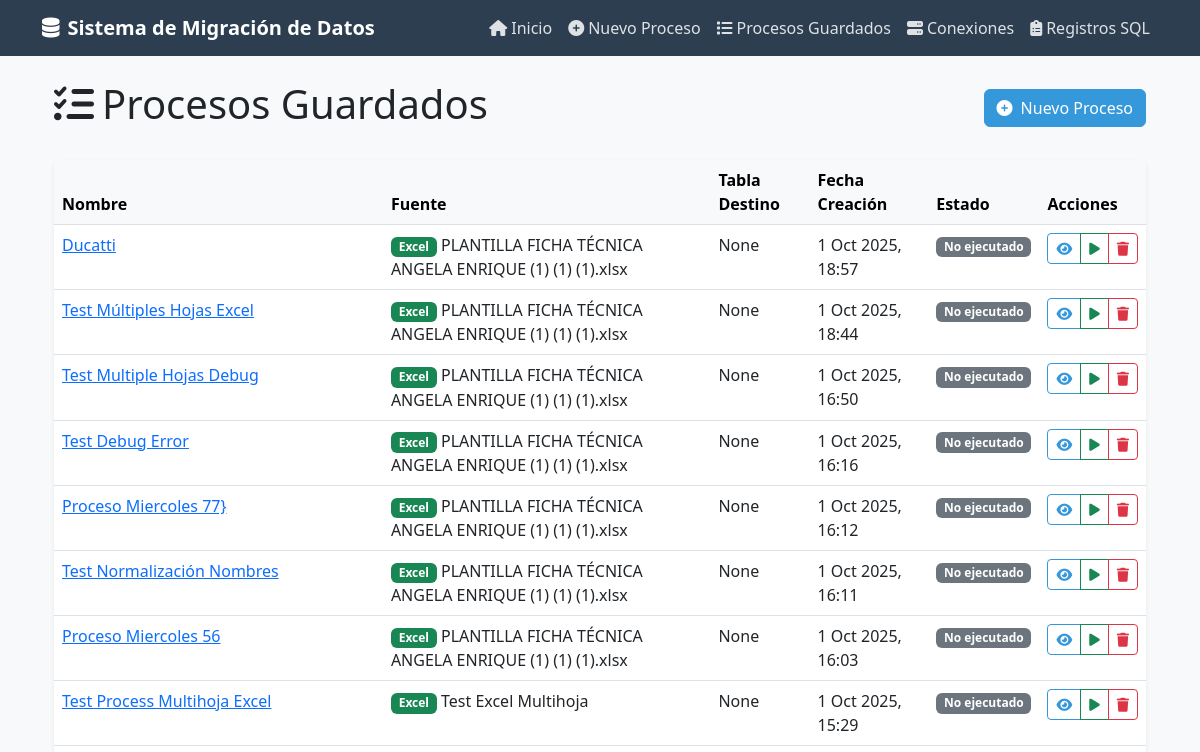
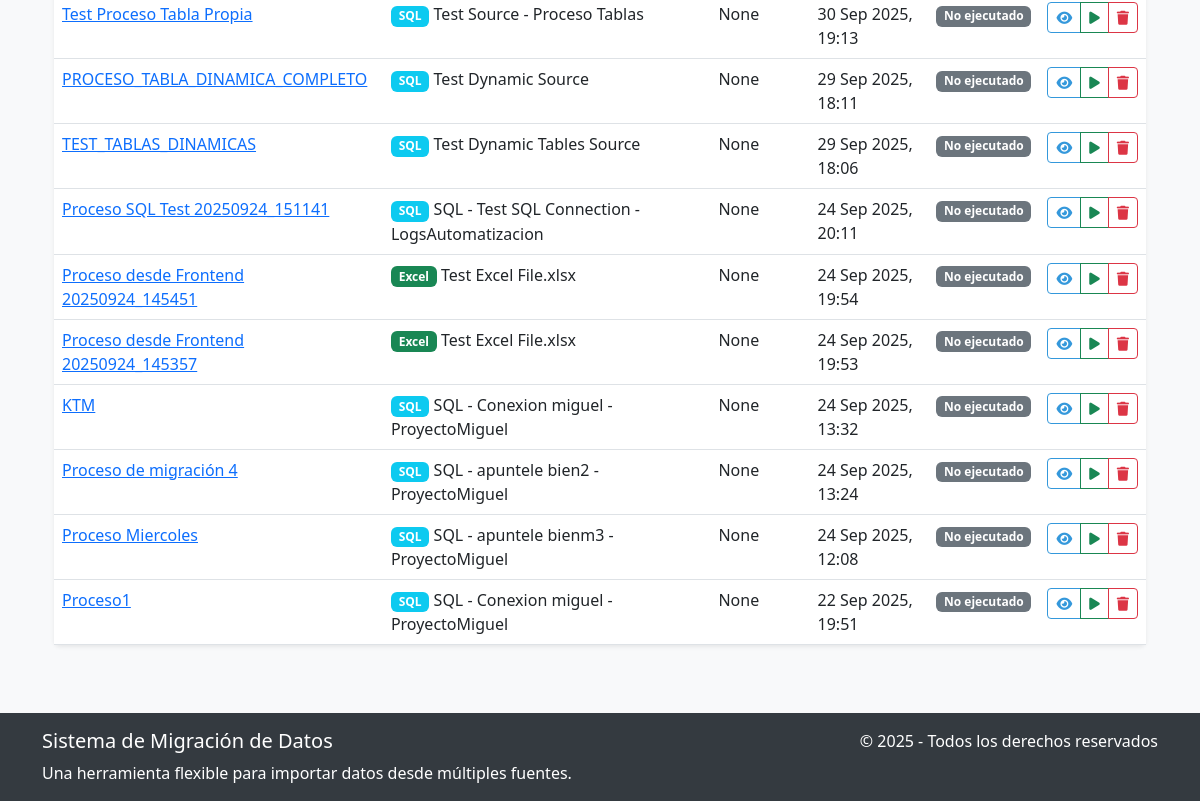
Before: /automatizacion/process/list/ with the older database file (2 pictures, top to bottom).
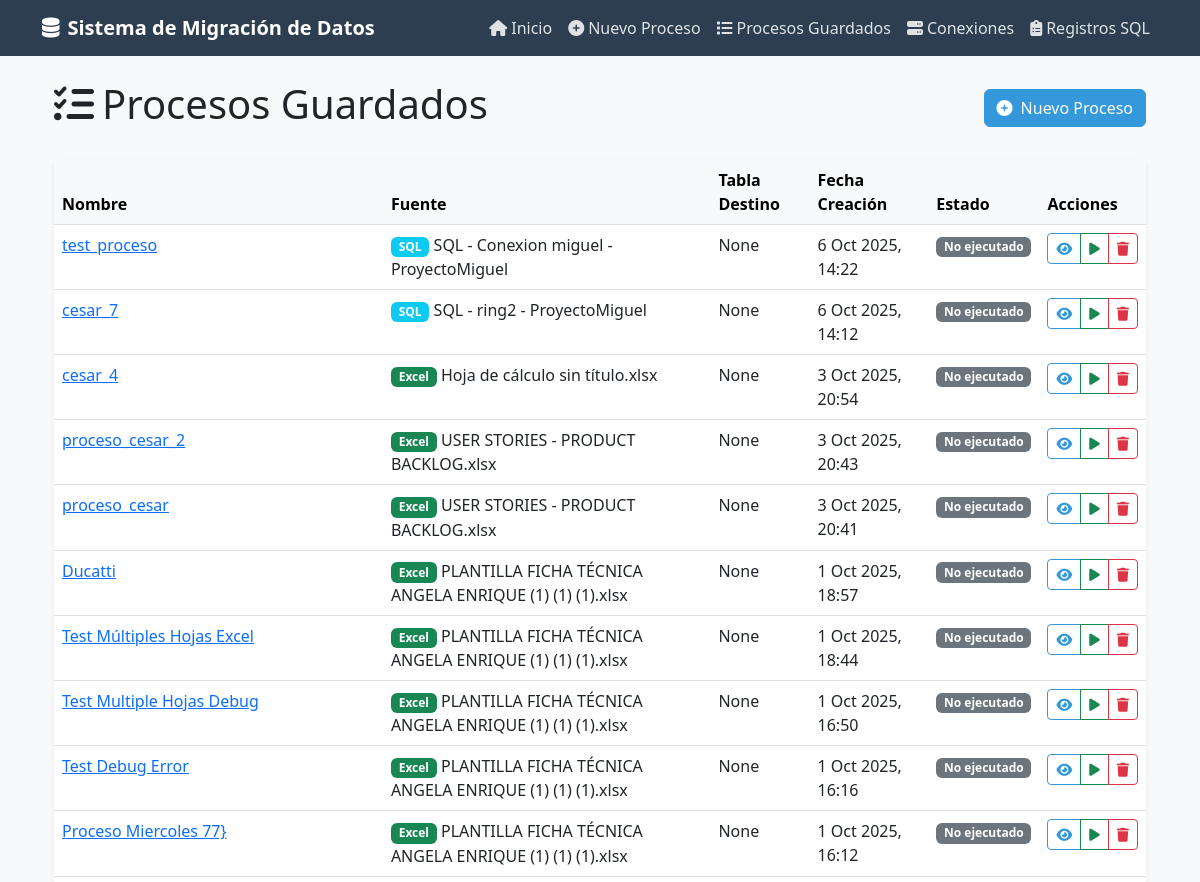
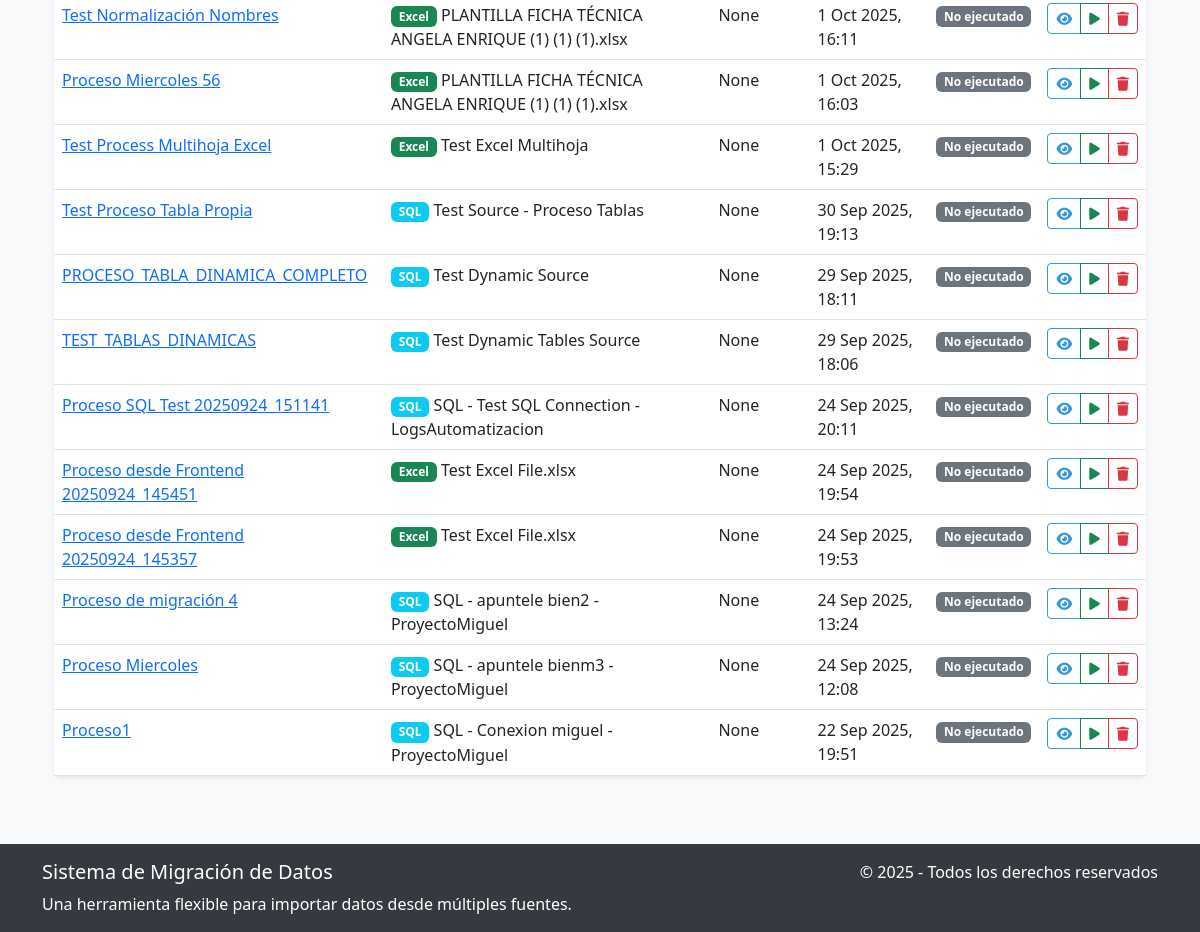
After: the same page with the newer database file (2 pictures, top to bottom).
### automatizacion/models.py (models this page shows, shortened)
class MigrationProcess(models.Model):
    STATUS_CHOICES = [
        ('draft', 'Borrador'),
        ('db_selected', 'Base de datos seleccionada'),
        ('tables_selected', 'Tablas seleccionadas'),
        ('columns_selected', 'Columnas seleccionadas'),
        ('configured', 'Configurado'),
        ('validated', 'Validado'),
        ('ready', 'Listo para ejecutar'),
        ('running', 'En ejecución'),
        ('completed', 'Completado'),
        ('failed', 'Fallido'),
    ]
    name = models.CharField(max_length=255, unique=True)
    description = models.TextField(blank=True, null=True)
    source = models.ForeignKey(DataSource, on_delete=models.CASCADE, related_name='processes')
    selected_sheets = models.JSONField(null=True, blank=True)  # Lista de hojas seleccionadas
    selected_database = models.CharField(max_length=100, blank=True, null=True)  # Base de datos seleccionada
    selected_tables = models.JSONField(null=True, blank=True)  # Lista de tablas seleccionadas
    selected_columns = models.JSONField(null=True, blank=True)  # Dict de columnas seleccionadas por tabla/hoja
    target_db_name = models.CharField(max_length=100, default='DestinoAutomatizacion')
    target_db_connection = models.ForeignKey(DatabaseConnection, on_delete=models.SET_NULL, null=True, blank=True, related_name='target_processes')
    target_table = models.CharField(max_length=100, blank=True, null=True)  # Tabla de destino
    status = models.CharField(max_length=20, choices=STATUS_CHOICES, default='draft')
    created_at = models.DateTimeField(auto_now_add=True)
    last_run = models.DateTimeField(null=True, blank=True)
    allow_rollback = models.BooleanField(default=True)
    last_checkpoint = models.JSONField(null=True, blank=True)  # Para almacenar puntos de restauración

class DataSource(models.Model):
    TYPE_CHOICES = [
        ('excel', 'Excel (.xlsx)'),
        ('csv', 'CSV'),
        ('sql', 'SQL Server'),
    ]
    name = models.CharField(max_length=255)
    source_type = models.CharField(max_length=20, choices=TYPE_CHOICES)
    file_path = models.CharField(max_length=255, blank=True, null=True)  # Solo para archivos
    connection = models.ForeignKey(DatabaseConnection, on_delete=models.SET_NULL, null=True, blank=True)  # Solo para SQL
    created_at = models.DateTimeField(auto_now_add=True)

### automatizacion/views.py (the view)
# urls.py: path('process/list/', views.list_processes, name='list_processes'),
def list_processes(request):
    processes = MigrationProcess.objects.all().order_by('-created_at')
    return render(request, 'automatizacion/list_processes.html', {'processes': processes})

### automatizacion/templates/automatizacion/list_processes.html (shortened to what the changed rows need)
{% extends 'base.html' %}
{% load static %}
{% block content %}
<div class="container mt-4">
    <div class="d-flex justify-content-between align-items-center mb-4">
        <h1><i class="fas fa-tasks me-2"></i>Procesos Guardados</h1>
    </div>
    <div class="row">
        <div class="col">
            <div class="card shadow-sm">
                <div class="card-body p-0">
                    {% if processes %}
                    <div class="table-responsive">
                        <table class="table table-hover mb-0">
                            <thead class="table-light">
                                <tr>
                                    <th>Nombre</th>
                                    <th>Fuente</th>
                                    <th>Tabla Destino</th>
                                    <th>Fecha Creación</th>
                                    <th>Estado</th>
                                    <th>Acciones</th>
                                </tr>
                            </thead>
                            <tbody>
                                {% for process in processes %}
                                <tr>
                                    <td>
                                        <a href="{% url 'automatizacion:view_process' process_id=process.id %}">
                                            {{ process.name }}
                                        </a>
                                    </td>
                                    <td>
                                        {% if process.source.source_type == 'excel' %}
                                            <span class="badge bg-success">Excel</span>
                                        {% elif process.source.source_type == 'csv' %}
                                            <span class="badge bg-warning">CSV</span>
                                        {% elif process.source.source_type == 'sql' %}
                                            <span class="badge bg-info">SQL</span>
                                        {% else %}
                                            <span class="badge bg-secondary">{{ process.source.source_type }}</span>
                                        {% endif %}
                                        {{ process.source.name }}
                                    </td>
                                    <td>{{ process.target_table }}</td>
                                    <td>{{ process.created_at|date:"j M Y, H:i" }}</td>
                                    <td>
                                        {% if process.latest_log %}
                                            {% if process.latest_log.status == 'completed' %}
                                                <span class="badge bg-success">Completado</span>
                                            {% elif process.latest_log.status == 'failed' %}
                                                <span class="badge bg-danger">Error</span>
                                            {% elif process.latest_log.status == 'started' %}
                                                <span class="badge bg-warning">En Proceso</span>
                                            {% else %}
                                                <span class="badge bg-secondary">{{ process.latest_log.status }}</span>
                                            {% endif %}
                                        {% else %}
                                            <span class="badge bg-secondary">No ejecutado</span>
                                        {% endif %}
                                    </td>
                                    <td>
                                        <div class="btn-group">
                                            <a href="{% url 'automatizacion:view_process' process_id=process.id %}" class="btn btn-sm btn-outline-primary">
                                                <i class="fas fa-eye"></i>
                                            </a>
                                            <a href="{% url 'automatizacion:run_process' process_id=process.id %}" class="btn btn-sm btn-outline-success">
                                                <i class="fas fa-play"></i>
                                            </a>
                                            <a href="{% url 'automatizacion:delete_process' process_id=process.id %}" class="btn btn-sm btn-outline-danger">
                                                <i class="fas fa-trash"></i>
                                            </a>
                                        </div>
                                    </td>
                                </tr>
                                {% endfor %}
                            </tbody>
                        </table>
                    </div>
                    {% else %}
                    <div class="alert alert-info m-3">
                        No hay procesos guardados. <a href="{% url 'automatizacion:new_process' %}">Crear un nuevo proceso</a>.
                    </div>
                    {% endif %}
                </div>
            </div>
        </div>
    </div>
</div>
{% endblock %}

Changed rows visible on the page:
removed MigrationProcess: name "KTM", shows "SQL", source.name "SQL - Conexion miguel - ProyectoMiguel", target_table "None", created_at "24 Sep 2025, 13:32"
added MigrationProcess: name "test_proceso", shows "SQL", source.name "SQL - Conexion miguel - ProyectoMiguel", target_table "None", created_at "6 Oct 2025, 14:22"
added MigrationProcess: name "cesar_7", shows "SQL", source.name "SQL - ring2 - ProyectoMiguel", target_table "None", created_at "6 Oct 2025, 14:12"
added MigrationProcess: name "cesar_4", shows "Excel", source.name "Hoja de cálculo sin título.xlsx", target_table "None", created_at "3 Oct 2025, 20:54"
added MigrationProcess: name "proceso_cesar_2", shows "Excel", source.name "USER STORIES - PRODUCT BACKLOG.xlsx", target_table "None", created_at "3 Oct 2025, 20:43"
added MigrationProcess: name "proceso_cesar", shows "Excel", source.name "USER STORIES - PRODUCT BACKLOG.xlsx", target_table "None", created_at "3 Oct 2025, 20:41"
